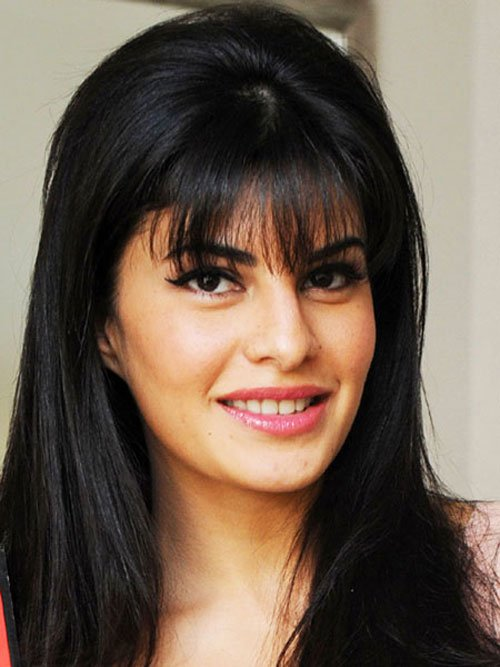
#> input picture Python/OpenCV Hindi YouTube/1.jpg, 500 x 667 px
$ python 3.py
#> lines starting #> are read from the running program, lines starting #| are printed output that depends on the picture
import cv2

img = cv2.imread('1.jpg')
#> img is the input picture: shape (667, 500, 3); mean B, G, R 77.8, 91.3, 107.6

img_hsv = cv2.cvtColor(img, cv2.COLOR_BGR2HSV)
#> img_hsv: shape (667, 500, 3); mean H, S, V 33.6, 66.5, 107.8

cv2.imshow('HSV', img_hsv)

cv2.imshow('H', img_hsv[:,:,0])
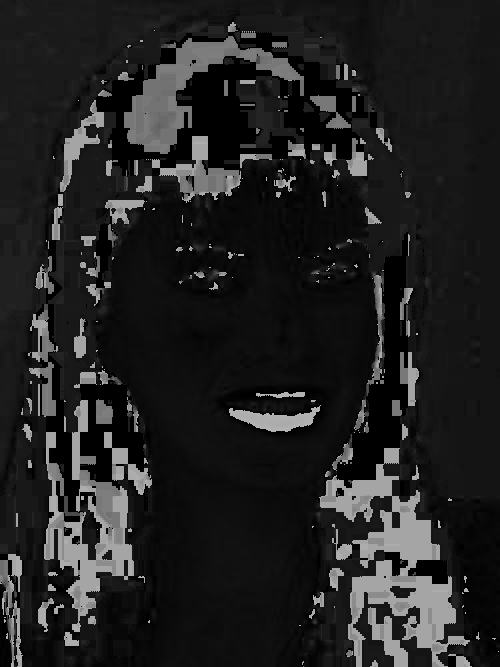
#> window 'H': shape (667, 500); min 0, max 179, mean 33.6
cv2.imshow('S', img_hsv[:,:,1])
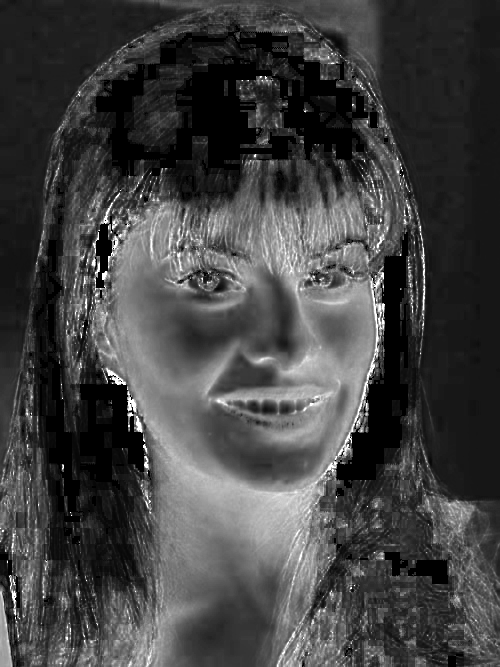
#> window 'S': shape (667, 500); min 0, max 255, mean 66.5
cv2.imshow('V', img_hsv[:,:,2])
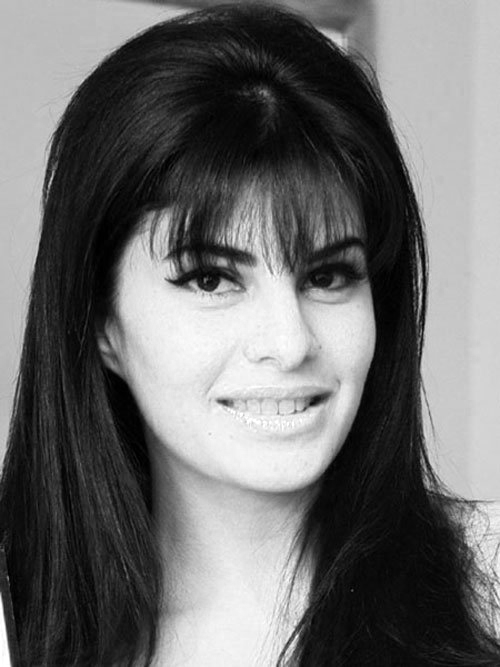
#> window 'V': shape (667, 500); min 0, max 255, mean 107.8

cv2.waitKey(0)
cv2.destroyAllWindows()

$ run again, with Python/OpenCV Hindi YouTube/2.jpg copied over Python/OpenCV Hindi YouTube/1.jpg
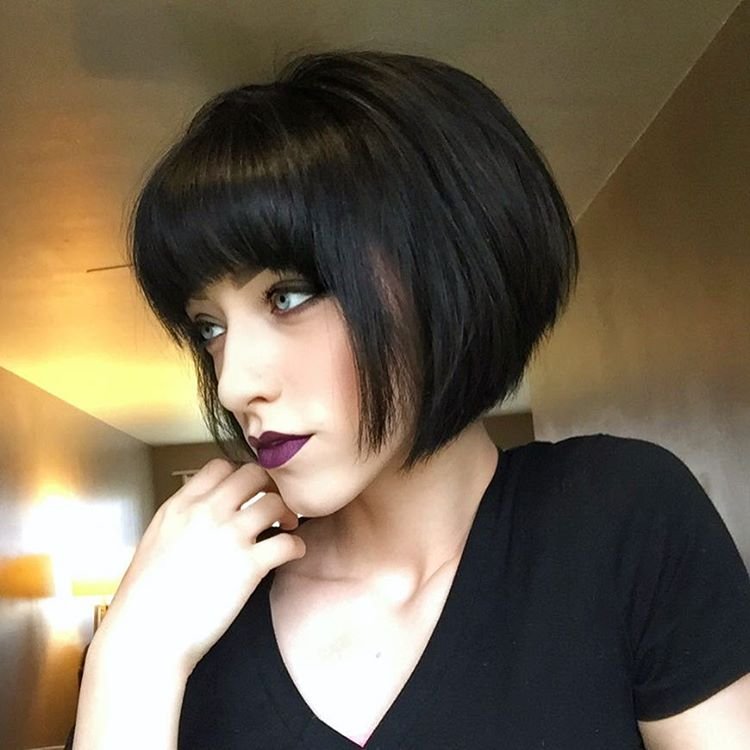
#> input picture Python/OpenCV Hindi YouTube/2.jpg, 750 x 750 px
#> img is the input picture: shape (750, 750, 3); mean B, G, R 83.3, 101.9, 114.4
#> img_hsv: shape (750, 750, 3); mean H, S, V 44.9, 81.6, 116.6
#> `cv2.imshow('S', img_hsv[:,:,1])`:
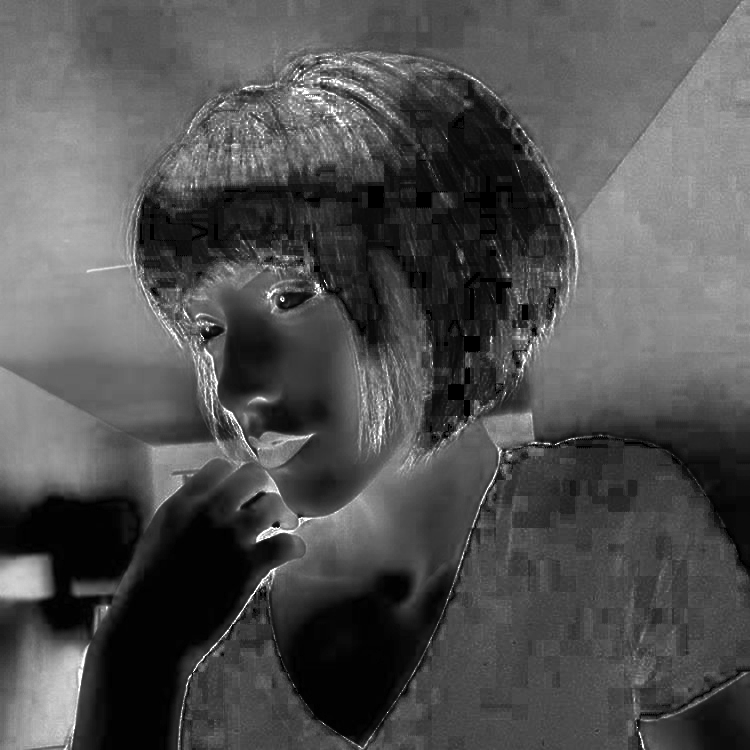
#> window 'S': shape (750, 750); min 0, max 255, mean 81.6
#> `cv2.imshow('V', img_hsv[:,:,2])`:
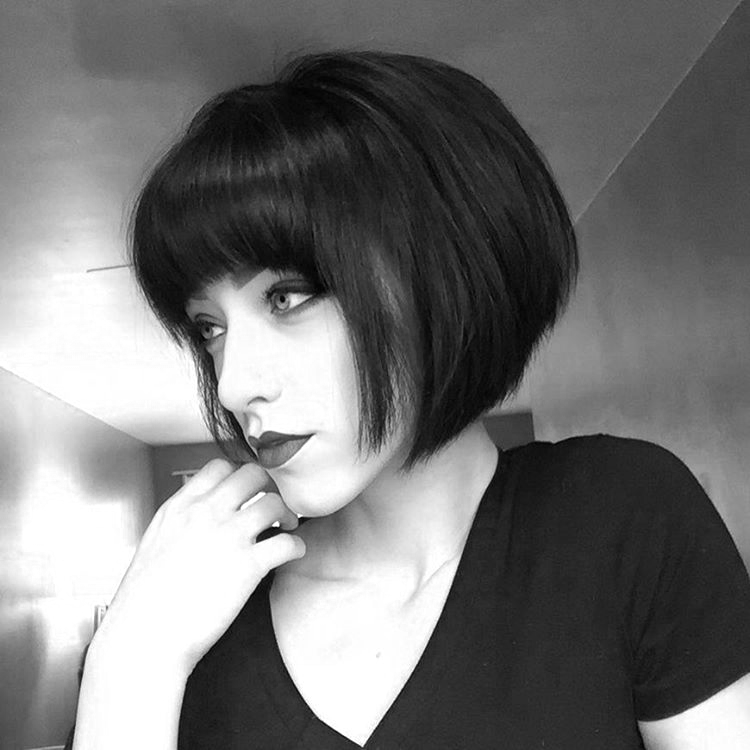
#> window 'V': shape (750, 750); min 0, max 255, mean 116.6
